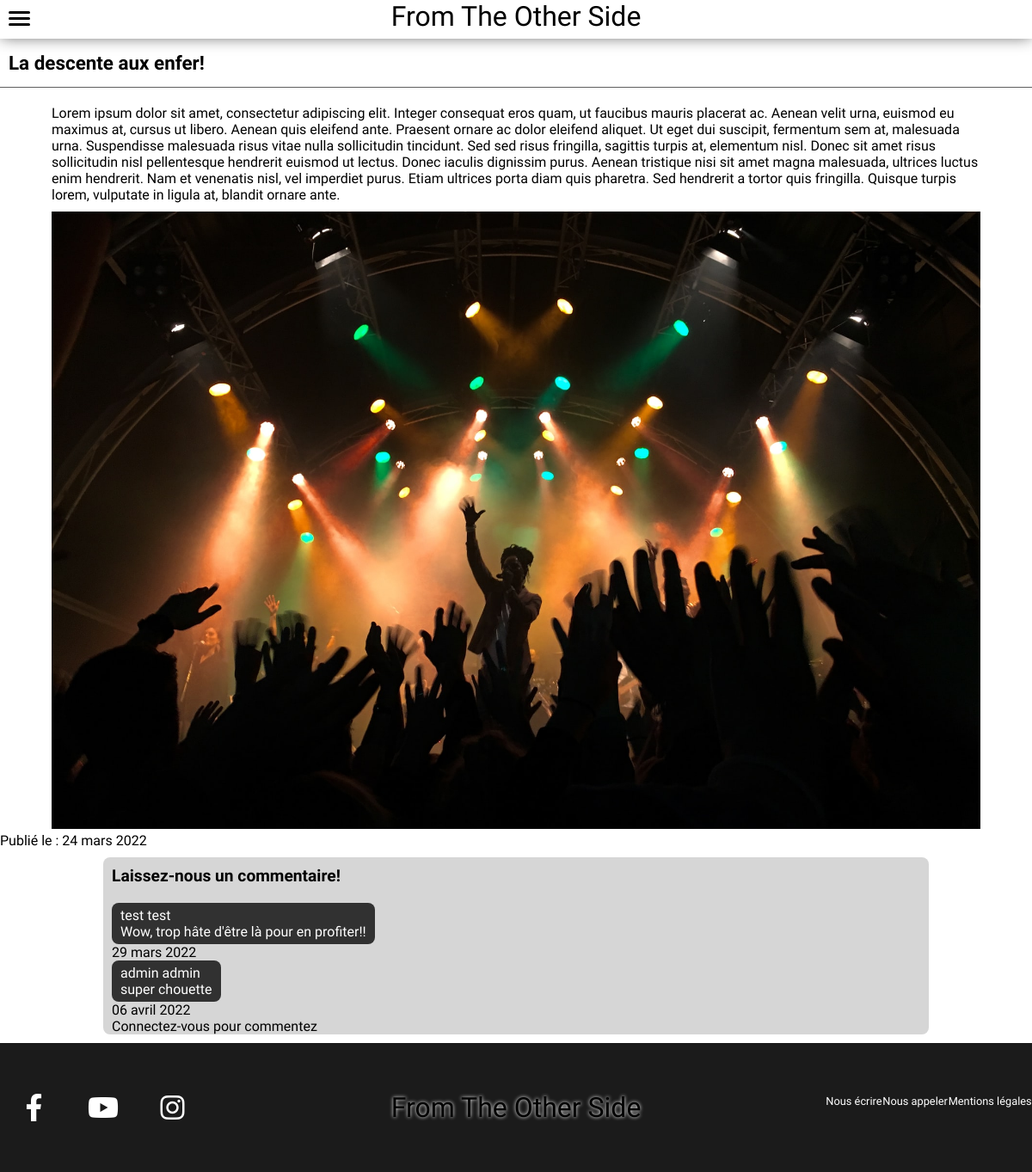
The page /index.php?action=singleNews&id=1 on the database its author committed.
### tables this page shows
CREATE TABLE IF NOT EXISTS `articles` (
  `id` int(10) unsigned NOT NULL AUTO_INCREMENT,
  `title` varchar(255) NOT NULL,
  `content` text NOT NULL,
  `picture1` varchar(255) DEFAULT NULL,
  `created_At` timestamp NOT NULL DEFAULT CURRENT_TIMESTAMP,
  PRIMARY KEY (`id`)
);

CREATE TABLE IF NOT EXISTS `comments` (
  `id` int(10) unsigned NOT NULL AUTO_INCREMENT,
  `content` text NOT NULL,
  `createdAt` timestamp NOT NULL DEFAULT CURRENT_TIMESTAMP,
  `idUser` int(10) unsigned NOT NULL,
  `idArticle` int(10) unsigned NOT NULL,
  PRIMARY KEY (`id`),
  KEY `FK_comments_users` (`idUser`),
  KEY `FK_comments_articles` (`idArticle`),
  CONSTRAINT `FK_comments_articles` FOREIGN KEY (`idArticle`) REFERENCES `articles` (`id`),
  CONSTRAINT `FK_comments_users` FOREIGN KEY (`idUser`) REFERENCES `users` (`id`)
);

CREATE TABLE IF NOT EXISTS `users` (
  `id` int(10) unsigned NOT NULL AUTO_INCREMENT,
  `lastname` varchar(50) NOT NULL,
  `firstname` varchar(50) NOT NULL,
  `mail` varchar(100) NOT NULL,
  `role` int(1) NOT NULL DEFAULT '0',
  `password` varchar(255) NOT NULL,
  PRIMARY KEY (`id`)
);

### app/Controllers/Controller.php (called while the page is built, shortened)
<?php
class Controller
{
    public function viewFront($viewName, $data = null)
    {
        include('app/Views/front/'.$viewName.'.php');
    }
    public static function formatDate($date, $format = "d F Y"){
        $englishMonths = array('January', 'February', 'March', 'April', 'May', 'June', 'July', 'August', 'September', 'October', 'November', 'December');
        $frenchMonths = array('janvier', 'février', 'mars', 'avril', 'mai', 'juin', 'juillet', 'août', 'septembre', 'octobre', 'novembre', 'décembre');
        return str_replace($englishMonths, $frenchMonths, date($format, strtotime($date)));
    }
}

### app/Controllers/FrontController.php (called while the page is built, shortened)
<?php
class FrontController extends Controller
{
    public function singleNews($data)
    {
        $singleNews = \Projet\Models\Articles::find('id', $data['article_id']);
        $comments = \Projet\Models\Comments::getUserComments($data['article_id']);
        $newsData = [
            'singleNews' => $singleNews,
            'error' => $data['error'],
            'comments' => $comments
        ];
        return $this->viewFront('singleNews', $newsData);
    }
}

### app/Models/Manager.php (called while the page is built, shortened)
<?php
abstract class Manager
{
    private static $bdd = null;
    protected static function dbConnect()
    {
        if (isset(self::$bdd)) {
            return self::$bdd;
        } else {
            try {
                self::$bdd = new \PDO(
                    "mysql:dbname=" . $_ENV['DB_NAME'] . "; charset=utf8; host="  . $_ENV['DB_HOST'] . ":" . $_ENV['DB_PORT'],
                    $_ENV['DB_USERNAME'],
                    $_ENV['DB_PASSWORD']
                );
                return self::$bdd;
            } catch (Exception $e) {
                die('Erreur : ' . $e->getMessage());
            }
        }
    }
    public static function find($name, $value){
        $klass =  get_called_class();
        $child = explode("\\",$klass);
        $child = strtolower($child[array_key_last($child)]);
        $bdd = self::dbConnect();
        $sqlQuery = $bdd->prepare("SELECT * FROM `{$child}` WHERE `{$name}` = ?");
        $sqlQuery->execute(array($value));
        $result = $sqlQuery->fetch();
        return $result;
    }
}

### app/Models/Comments.php (called while the page is built, shortened)
<?php
class Comments extends Manager
{
    public static function getUserComments($articleId){
        $bdd = self::dbConnect();
        $sqlQuery = $bdd->prepare("SELECT comments.id, idUser, content, comments.createdAt, firstname, lastname FROM comments INNER JOIN users ON users.id = comments.idUser WHERE comments.idArticle = :idArticle");
        $sqlQuery->execute(array(':idArticle' => $articleId));
        $result = $sqlQuery->fetchAll();
        return $result;
    }
}

### app/security/Connect.php (called while the page is built)
<?php function isConnect()
{
    if (!isset($_SESSION['firstname'])){
        return false;
    }else{
        return true;
    };
}

### app/Views/front/singleNews.php (the view, shortened to what this page needs)
<?php
include('app/Views/front/layouts/header.php');
?>
<main id="singleNews-page">
        <h1 id="singleNews-title"><?= $data['singleNews']['title']?></h1>
        <div id="singleNews-text">
            <p><?= $data['singleNews']['content']?></p>
        </div>
        <?php
        if($data['singleNews']['picture1']){
        ?>
            <div class="news-picture">
             <img src="<?= $data['singleNews']['picture1']?>" alt="<?= $data['singleNews']['title']?>">
            </div>
        <?php
        } ?>
        <div>
            <p>Publié le : <?= $this->formatDate($data['singleNews']['created_At'])?></p>
        </div>
    <section id="singleNews-comment">
        <h2>Laissez-nous un commentaire!</h2>
        <?php  foreach($data['comments'] as $comment){?>
        <div class="userComment">
            <p><?=$comment['firstname'] . " " . $comment['lastname'] ?></p>
            <p><?=$comment['content']?></p>
        </div>
        <div class="foot-comment">
            <p><?=$this->formatDate($comment['createdAt'])?></p>
            <?php if ($_SESSION){
                if ($_SESSION['id'] === $comment['idUser'] || $_SESSION['role'] == 1){?>
                    <a href="index.php?action=deleteUserComment&commentId=<?=$comment['id']?>&idUser=<?=$comment['idUser']?>&articleId=<?=$data['singleNews']['id']?>">Supprimer</a>
            <?php } ?>
        </div>
        <?php }}?>
        <?php
    if ($connect == true) { ?>
        <form action="index.php?action=postComment&id=<?=$data['singleNews']['id'];?>" method="POST">
            <p><label for="comment">Commentez cet article</label></p>
            <p><textarea name="comment" id="comment" cols="30" rows="10"></textarea></p>
            <button type="submit">Envoyez votre commentaire</button>
        </form>
        <?php }
    else{ ?>
        <li><a href="index.php?action=loginPage">Connectez-vous pour commentez</a></li>
        <?php } ?>
    </section>
</main>
<?php
include('app/Views/front/layouts/footer.php');
?>

### app/Public/front/css/style.css (style rules this page uses)
:root { --darkblue: rgb(6, 113, 155); --lightblue: rgb(11, 163, 223); --mediumgrey: #5f5f5f; --darkgrey: rgb(44, 44, 44); --lightorange: rgb(230, 165, 94); --vertgris: rgb(170, 202, 204); --lightgold: rgb(233, 213, 149); }
* { margin: 0; padding: 0; box-sizing: border-box; }
li { list-style-type: none; }
a { text-decoration: none; color: black; }
body { font-family: 'Fjalla One', arial, sans-serif; font-size: 16px; }
main { min-height: 100vh ; }
h1, h2, h3 { margin-bottom: 20px; }
h1 { font-size: 1.4rem; text-align: left; padding-left: 10px; margin-top: 15px; padding-bottom: 15px; border-bottom: thin solid var(--mediumgrey); }
h2 { font-size: 1.2rem; }
#singleNews-text { width: 90%; margin: 10px auto; }
.news-picture { width: 90%; margin: 0 auto; }
.news-picture img { width: 100%; }
#singleNews-comment { width: 80%; margin: 10px auto; background-color: #d6d6d6;; padding-left: 10px; border-radius: 8px; }
#singleNews-comment h2 { padding-top: 10px; }
.userComment { background-color: #313131; color: white; width: fit-content; padding: 5px 10px; border-radius: 8px; }

### rows shown on the page
articles: title "La descente aux enfer!", content "Lorem ipsum dolor sit amet, consectetur adipiscing elit. Integer consequat eros quam, ut faucibus mauris placerat ac. Aenean velit urna, euismod eu maximus at, cursus ut libero. Aenean quis eleifend ante. Praesent ornare ac dolor eleifend aliquet. Ut eget dui suscipit, fermentum sem at, malesuada urna. Suspendisse malesuada risus vitae nulla sollicitudin tincidunt. Sed sed risus fringilla, sagittis turpis at, elementum nisl. Donec sit amet risus sollicitudin nisl pellentesque hendrerit euismod ut lectus. Donec iaculis dignissim purus. Aenean tristique nisi sit amet magna malesuada, ultrices luctus enim hendrerit. Nam et venenatis nisl, vel imperdiet purus. Etiam ultrices porta diam quis…", picture1 (picture), created_At "24 mars 2022"
comments: idUser.firstname "test", idUser.lastname "test", content "Wow, trop hâte d'être là pour en profiter!!", createdAt "29 mars 2022"
comments: idUser.firstname "admin", idUser.lastname "admin", content "super chouette", createdAt "06 avril 2022"
